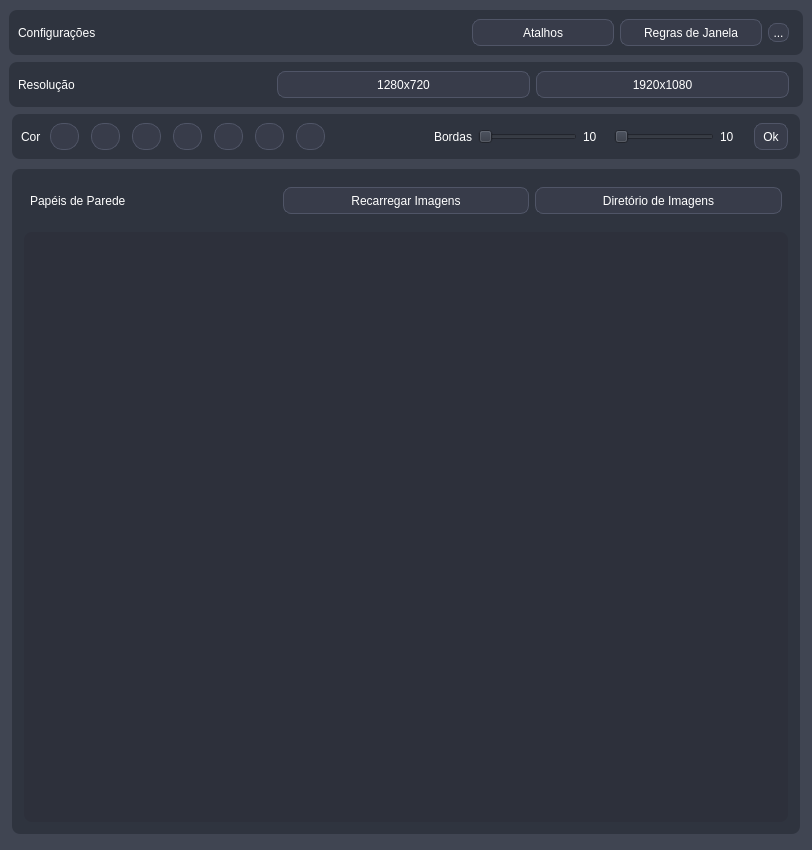
<?xml version="1.0" encoding="UTF-8"?>
<ui version="4.0">
 <class>MainWindow</class>
 <widget class="QMainWindow" name="MainWindow">
  <property name="geometry">
   <rect>
    <x>0</x>
    <y>0</y>
    <width>812</width>
    <height>850</height>
   </rect>
  </property>
  <property name="sizePolicy">
   <sizepolicy hsizetype="Expanding" vsizetype="Expanding">
    <horstretch>0</horstretch>
    <verstretch>0</verstretch>
   </sizepolicy>
  </property>
  <property name="minimumSize">
   <size>
    <width>812</width>
    <height>720</height>
   </size>
  </property>
  <property name="maximumSize">
   <size>
    <width>812</width>
    <height>850</height>
   </size>
  </property>
  <property name="windowTitle">
   <string>MainWindow</string>
  </property>
  <property name="styleSheet">
   <string notr="true">background: #404552;
border-radius: 8px;
color: #fff;
margin: 3px;
font: 12pt &quot;DejaVu Sans&quot;;</string>
  </property>
  <widget class="QWidget" name="centralwidget">
   <layout class="QVBoxLayout" name="verticalLayout_2">
    <item>
     <widget class="QFrame" name="frame">
      <property name="maximumSize">
       <size>
        <width>16777215</width>
        <height>45</height>
       </size>
      </property>
      <property name="styleSheet">
       <string notr="true">background: #2f343f;
margin: 0px;</string>
      </property>
      <property name="frameShape">
       <enum>QFrame::StyledPanel</enum>
      </property>
      <property name="frameShadow">
       <enum>QFrame::Raised</enum>
      </property>
      <layout class="QHBoxLayout" name="horizontalLayout">
       <item>
        <widget class="QLabel" name="label">
         <property name="text">
          <string>Configurações</string>
         </property>
        </widget>
       </item>
       <item>
        <spacer name="horizontalSpacer">
         <property name="orientation">
          <enum>Qt::Horizontal</enum>
         </property>
         <property name="sizeHint" stdset="0">
          <size>
           <width>40</width>
           <height>20</height>
          </size>
         </property>
        </spacer>
       </item>
       <item>
        <widget class="QPushButton" name="btn_atalhos">
         <property name="minimumSize">
          <size>
           <width>142</width>
           <height>0</height>
          </size>
         </property>
         <property name="maximumSize">
          <size>
           <width>16777215</width>
           <height>35</height>
          </size>
         </property>
         <property name="styleSheet">
          <string notr="true">border: 1px solid #505567;
background: #383c4a;
</string>
         </property>
         <property name="text">
          <string>Atalhos</string>
         </property>
        </widget>
       </item>
       <item>
        <widget class="QPushButton" name="btn_regras">
         <property name="minimumSize">
          <size>
           <width>142</width>
           <height>0</height>
          </size>
         </property>
         <property name="maximumSize">
          <size>
           <width>16777215</width>
           <height>35</height>
          </size>
         </property>
         <property name="styleSheet">
          <string notr="true">border: 1px solid #505567;
background: #383c4a;
</string>
         </property>
         <property name="text">
          <string>Regras de Janela</string>
         </property>
        </widget>
       </item>
       <item>
        <widget class="QToolButton" name="btn_sobre">
         <property name="styleSheet">
          <string notr="true">border: 1px solid #505567;
background: #383c4a;</string>
         </property>
         <property name="text">
          <string>...</string>
         </property>
        </widget>
       </item>
       <item>
        <spacer name="horizontalSpacer_5">
         <property name="orientation">
          <enum>Qt::Horizontal</enum>
         </property>
         <property name="sizeType">
          <enum>QSizePolicy::Fixed</enum>
         </property>
         <property name="sizeHint" stdset="0">
          <size>
           <width>5</width>
           <height>20</height>
          </size>
         </property>
        </spacer>
       </item>
      </layout>
     </widget>
    </item>
    <item>
     <widget class="QFrame" name="frame_3">
      <property name="maximumSize">
       <size>
        <width>16777215</width>
        <height>45</height>
       </size>
      </property>
      <property name="styleSheet">
       <string notr="true">background: #2f343f;
margin: 0px;</string>
      </property>
      <property name="frameShape">
       <enum>QFrame::StyledPanel</enum>
      </property>
      <property name="frameShadow">
       <enum>QFrame::Raised</enum>
      </property>
      <layout class="QHBoxLayout" name="horizontalLayout_3">
       <item>
        <widget class="QLabel" name="label_3">
         <property name="text">
          <string>Resolução</string>
         </property>
        </widget>
       </item>
       <item>
        <widget class="QPushButton" name="btn_720p">
         <property name="maximumSize">
          <size>
           <width>16777215</width>
           <height>35</height>
          </size>
         </property>
         <property name="styleSheet">
          <string notr="true">border: 1px solid #505567;
background: #383c4a;
</string>
         </property>
         <property name="text">
          <string>1280x720</string>
         </property>
        </widget>
       </item>
       <item>
        <widget class="QPushButton" name="btn_1080p">
         <property name="maximumSize">
          <size>
           <width>16777215</width>
           <height>35</height>
          </size>
         </property>
         <property name="styleSheet">
          <string notr="true">border: 1px solid #505567;
background: #383c4a;
</string>
         </property>
         <property name="text">
          <string>1920x1080</string>
         </property>
        </widget>
       </item>
       <item>
        <spacer name="horizontalSpacer_3">
         <property name="orientation">
          <enum>Qt::Horizontal</enum>
         </property>
         <property name="sizeType">
          <enum>QSizePolicy::Fixed</enum>
         </property>
         <property name="sizeHint" stdset="0">
          <size>
           <width>5</width>
           <height>20</height>
          </size>
         </property>
        </spacer>
       </item>
      </layout>
     </widget>
    </item>
    <item>
     <widget class="QFrame" name="frame_2">
      <property name="minimumSize">
       <size>
        <width>793</width>
        <height>0</height>
       </size>
      </property>
      <property name="maximumSize">
       <size>
        <width>16777215</width>
        <height>45</height>
       </size>
      </property>
      <property name="styleSheet">
       <string notr="true">background: #2f343f;
margin: 0 3px;
</string>
      </property>
      <property name="frameShape">
       <enum>QFrame::StyledPanel</enum>
      </property>
      <property name="frameShadow">
       <enum>QFrame::Raised</enum>
      </property>
      <layout class="QHBoxLayout" name="horizontalLayout_2">
       <item>
        <widget class="QLabel" name="label_2">
         <property name="maximumSize">
          <size>
           <width>150</width>
           <height>16777215</height>
          </size>
         </property>
         <property name="styleSheet">
          <string notr="true">margin: 0px;</string>
         </property>
         <property name="text">
          <string>Cor</string>
         </property>
        </widget>
       </item>
       <item>
        <widget class="QPushButton" name="btn_red">
         <property name="maximumSize">
          <size>
           <width>35</width>
           <height>35</height>
          </size>
         </property>
         <property name="styleSheet">
          <string notr="true">border: 1px solid #505567;
background: #383c4a;
border-radius: 13px;
</string>
         </property>
         <property name="text">
          <string/>
         </property>
        </widget>
       </item>
       <item>
        <widget class="QPushButton" name="btn_orange">
         <property name="maximumSize">
          <size>
           <width>35</width>
           <height>35</height>
          </size>
         </property>
         <property name="styleSheet">
          <string notr="true">border: 1px solid #505567;
background: #383c4a;
border-radius: 13px;</string>
         </property>
         <property name="text">
          <string/>
         </property>
        </widget>
       </item>
       <item>
        <widget class="QPushButton" name="btn_yellow">
         <property name="maximumSize">
          <size>
           <width>35</width>
           <height>35</height>
          </size>
         </property>
         <property name="styleSheet">
          <string notr="true">border: 1px solid #505567;
background: #383c4a;
border-radius: 13px;
</string>
         </property>
         <property name="text">
          <string/>
         </property>
        </widget>
       </item>
       <item>
        <widget class="QPushButton" name="btn_green">
         <property name="maximumSize">
          <size>
           <width>35</width>
           <height>35</height>
          </size>
         </property>
         <property name="styleSheet">
          <string notr="true">border: 1px solid #505567;
background: #383c4a;
border-radius: 13px;</string>
         </property>
         <property name="text">
          <string/>
         </property>
        </widget>
       </item>
       <item>
        <widget class="QPushButton" name="btn_cian">
         <property name="maximumSize">
          <size>
           <width>35</width>
           <height>35</height>
          </size>
         </property>
         <property name="styleSheet">
          <string notr="true">border: 1px solid #505567;
background: #383c4a;
border-radius: 13px;</string>
         </property>
         <property name="text">
          <string/>
         </property>
        </widget>
       </item>
       <item>
        <widget class="QPushButton" name="btn_pink">
         <property name="maximumSize">
          <size>
           <width>35</width>
           <height>35</height>
          </size>
         </property>
         <property name="styleSheet">
          <string notr="true">border: 1px solid #505567;
background: #383c4a;
border-radius: 13px;</string>
         </property>
         <property name="text">
          <string/>
         </property>
        </widget>
       </item>
       <item>
        <widget class="QPushButton" name="btn_purple">
         <property name="maximumSize">
          <size>
           <width>35</width>
           <height>35</height>
          </size>
         </property>
         <property name="styleSheet">
          <string notr="true">border: 1px solid #505567;
background: #383c4a;
border-radius: 13px;</string>
         </property>
         <property name="text">
          <string/>
         </property>
        </widget>
       </item>
       <item>
        <spacer name="horizontalSpacer_2">
         <property name="orientation">
          <enum>Qt::Horizontal</enum>
         </property>
         <property name="sizeHint" stdset="0">
          <size>
           <width>40</width>
           <height>20</height>
          </size>
         </property>
        </spacer>
       </item>
       <item>
        <widget class="QLabel" name="label_5">
         <property name="maximumSize">
          <size>
           <width>150</width>
           <height>16777215</height>
          </size>
         </property>
         <property name="styleSheet">
          <string notr="true">margin: 0px;</string>
         </property>
         <property name="text">
          <string>Bordas</string>
         </property>
        </widget>
       </item>
       <item>
        <widget class="QSlider" name="bordersize_slider">
         <property name="maximum">
          <number>20</number>
         </property>
         <property name="orientation">
          <enum>Qt::Horizontal</enum>
         </property>
        </widget>
       </item>
       <item>
        <widget class="QLabel" name="numsize_label">
         <property name="minimumSize">
          <size>
           <width>25</width>
           <height>0</height>
          </size>
         </property>
         <property name="maximumSize">
          <size>
           <width>150</width>
           <height>16777215</height>
          </size>
         </property>
         <property name="styleSheet">
          <string notr="true">margin: 0px;</string>
         </property>
         <property name="text">
          <string>10</string>
         </property>
        </widget>
       </item>
       <item>
        <widget class="QSlider" name="borderradius_slider">
         <property name="maximum">
          <number>20</number>
         </property>
         <property name="orientation">
          <enum>Qt::Horizontal</enum>
         </property>
        </widget>
       </item>
       <item>
        <widget class="QLabel" name="numradius_label">
         <property name="minimumSize">
          <size>
           <width>25</width>
           <height>0</height>
          </size>
         </property>
         <property name="maximumSize">
          <size>
           <width>150</width>
           <height>16777215</height>
          </size>
         </property>
         <property name="styleSheet">
          <string notr="true">margin: 0px;</string>
         </property>
         <property name="text">
          <string>10</string>
         </property>
        </widget>
       </item>
       <item>
        <widget class="QPushButton" name="btn_border">
         <property name="minimumSize">
          <size>
           <width>40</width>
           <height>0</height>
          </size>
         </property>
         <property name="maximumSize">
          <size>
           <width>16777215</width>
           <height>35</height>
          </size>
         </property>
         <property name="styleSheet">
          <string notr="true">border: 1px solid #505567;
background: #383c4a;
</string>
         </property>
         <property name="text">
          <string>Ok</string>
         </property>
        </widget>
       </item>
       <item>
        <spacer name="horizontalSpacer_4">
         <property name="orientation">
          <enum>Qt::Horizontal</enum>
         </property>
         <property name="sizeType">
          <enum>QSizePolicy::Fixed</enum>
         </property>
         <property name="sizeHint" stdset="0">
          <size>
           <width>0</width>
           <height>20</height>
          </size>
         </property>
        </spacer>
       </item>
      </layout>
     </widget>
    </item>
    <item>
     <widget class="QFrame" name="frame_4">
      <property name="maximumSize">
       <size>
        <width>16777215</width>
        <height>671</height>
       </size>
      </property>
      <property name="styleSheet">
       <string notr="true">background: #2f343f;</string>
      </property>
      <property name="frameShape">
       <enum>QFrame::StyledPanel</enum>
      </property>
      <property name="frameShadow">
       <enum>QFrame::Raised</enum>
      </property>
      <layout class="QVBoxLayout" name="verticalLayout_3">
       <item>
        <widget class="QFrame" name="frame_5">
         <property name="minimumSize">
          <size>
           <width>0</width>
           <height>45</height>
          </size>
         </property>
         <property name="maximumSize">
          <size>
           <width>16777215</width>
           <height>45</height>
          </size>
         </property>
         <property name="styleSheet">
          <string notr="true">margin: 0px;</string>
         </property>
         <property name="frameShape">
          <enum>QFrame::StyledPanel</enum>
         </property>
         <property name="frameShadow">
          <enum>QFrame::Raised</enum>
         </property>
         <layout class="QHBoxLayout" name="horizontalLayout_4">
          <item>
           <widget class="QLabel" name="label_4">
            <property name="text">
             <string>Papéis de Parede</string>
            </property>
           </widget>
          </item>
          <item>
           <widget class="QPushButton" name="btn_recarregar">
            <property name="maximumSize">
             <size>
              <width>16777215</width>
              <height>35</height>
             </size>
            </property>
            <property name="styleSheet">
             <string notr="true">border: 1px solid #505567;
background: #383c4a;
</string>
            </property>
            <property name="text">
             <string>Recarregar Imagens</string>
            </property>
           </widget>
          </item>
          <item>
           <widget class="QPushButton" name="btn_imagens">
            <property name="maximumSize">
             <size>
              <width>16777215</width>
              <height>35</height>
             </size>
            </property>
            <property name="styleSheet">
             <string notr="true">border: 1px solid #505567;
background: #383c4a;
</string>
            </property>
            <property name="text">
             <string>Diretório de Imagens</string>
            </property>
           </widget>
          </item>
         </layout>
        </widget>
       </item>
       <item>
        <widget class="QScrollArea" name="scrollArea">
         <property name="maximumSize">
          <size>
           <width>16777215</width>
           <height>16777215</height>
          </size>
         </property>
         <property name="styleSheet">
          <string notr="true">background: #2d303b;</string>
         </property>
         <property name="widgetResizable">
          <bool>true</bool>
         </property>
         <widget class="QWidget" name="scrollAreaWidgetContents_2">
          <property name="geometry">
           <rect>
            <x>0</x>
            <y>0</y>
            <width>764</width>
            <height>590</height>
           </rect>
          </property>
         </widget>
        </widget>
       </item>
      </layout>
     </widget>
    </item>
   </layout>
  </widget>
 </widget>
 <resources/>
 <connections/>
</ui>
